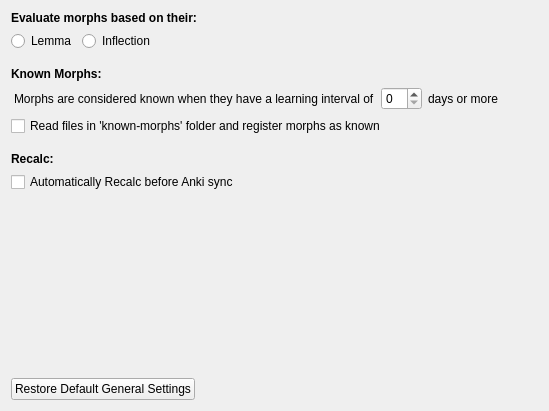
       <widget class="QWidget" name="general_tab">
        <property name="sizePolicy">
         <sizepolicy hsizetype="Preferred" vsizetype="Preferred">
          <horstretch>0</horstretch>
          <verstretch>0</verstretch>
         </sizepolicy>
        </property>
        <attribute name="title">
         <string>General</string>
        </attribute>
        <layout class="QVBoxLayout" name="verticalLayout_18">
         <item>
          <layout class="QVBoxLayout" name="verticalLayout_27">
           <property name="topMargin">
            <number>0</number>
           </property>
           <property name="bottomMargin">
            <number>10</number>
           </property>
           <item>
            <widget class="QLabel" name="label_35">
             <property name="font">
              <font>
               <bold>true</bold>
              </font>
             </property>
             <property name="text">
              <string>Evaluate morphs based on their:</string>
             </property>
            </widget>
           </item>
           <item>
            <layout class="QHBoxLayout" name="horizontalLayout_20">
             <item>
              <widget class="QRadioButton" name="priorityLemmaRadioButton">
               <property name="text">
                <string>Lemma</string>
               </property>
               <attribute name="buttonGroup">
                <string notr="true">buttonGroup</string>
               </attribute>
              </widget>
             </item>
             <item>
              <widget class="QRadioButton" name="priorityInflectionRadioButton">
               <property name="text">
                <string>Inflection</string>
               </property>
               <attribute name="buttonGroup">
                <string notr="true">buttonGroup</string>
               </attribute>
              </widget>
             </item>
             <item>
              <spacer name="horizontalSpacer_20">
               <property name="orientation">
                <enum>Qt::Horizontal</enum>
               </property>
               <property name="sizeHint" stdset="0">
                <size>
                 <width>40</width>
                 <height>20</height>
                </size>
               </property>
              </spacer>
             </item>
            </layout>
           </item>
          </layout>
         </item>
         <item>
          <layout class="QVBoxLayout" name="verticalLayout_21">
           <item>
            <widget class="QLabel" name="label_39">
             <property name="font">
              <font>
               <bold>true</bold>
              </font>
             </property>
             <property name="text">
              <string>Known Morphs:</string>
             </property>
            </widget>
           </item>
           <item>
            <layout class="QHBoxLayout" name="horizontalLayout_6">
             <property name="leftMargin">
              <number>3</number>
             </property>
             <property name="topMargin">
              <number>0</number>
             </property>
             <property name="bottomMargin">
              <number>0</number>
             </property>
             <item>
              <widget class="QLabel" name="label_16">
               <property name="text">
                <string>Morphs are considered known when they have a learning interval of</string>
               </property>
              </widget>
             </item>
             <item>
              <widget class="QSpinBox" name="recalcIntervalSpinBox"/>
             </item>
             <item>
              <widget class="QLabel" name="label_17">
               <property name="text">
                <string>days or more</string>
               </property>
              </widget>
             </item>
             <item>
              <spacer name="horizontalSpacer_13">
               <property name="orientation">
                <enum>Qt::Horizontal</enum>
               </property>
               <property name="sizeHint" stdset="0">
                <size>
                 <width>40</width>
                 <height>20</height>
                </size>
               </property>
              </spacer>
             </item>
            </layout>
           </item>
           <item>
            <widget class="QCheckBox" name="recalcReadKnownMorphsFolderCheckBox">
             <property name="text">
              <string>Read files in 'known-morphs' folder and register morphs as known</string>
             </property>
            </widget>
           </item>
          </layout>
         </item>
         <item>
          <layout class="QVBoxLayout" name="verticalLayout_17">
           <property name="topMargin">
            <number>10</number>
           </property>
           <item>
            <widget class="QLabel" name="label_40">
             <property name="font">
              <font>
               <bold>true</bold>
              </font>
             </property>
             <property name="text">
              <string>Recalc:</string>
             </property>
            </widget>
           </item>
           <item>
            <widget class="QCheckBox" name="recalcBeforeSyncCheckBox">
             <property name="text">
              <string>Automatically Recalc before Anki sync</string>
             </property>
            </widget>
           </item>
          </layout>
         </item>
         <item>
          <spacer name="verticalSpacer_7">
           <property name="orientation">
            <enum>Qt::Vertical</enum>
           </property>
           <property name="sizeHint" stdset="0">
            <size>
             <width>20</width>
             <height>170</height>
            </size>
           </property>
          </spacer>
         </item>
         <item>
          <layout class="QHBoxLayout" name="horizontalLayout_25">
           <property name="topMargin">
            <number>10</number>
           </property>
           <item>
            <widget class="QPushButton" name="restoreGeneralPushButton">
             <property name="text">
              <string>Restore Default General Settings</string>
             </property>
            </widget>
           </item>
           <item>
            <spacer name="horizontalSpacer_21">
             <property name="orientation">
              <enum>Qt::Horizontal</enum>
             </property>
             <property name="sizeHint" stdset="0">
              <size>
               <width>40</width>
               <height>20</height>
              </size>
             </property>
            </spacer>
           </item>
          </layout>
         </item>
        </layout>
       </widget>
